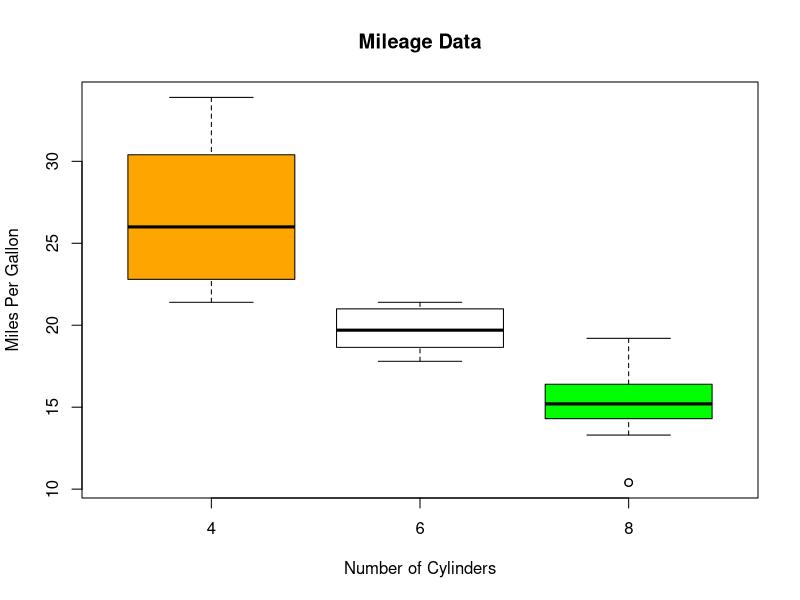

R code for this plot:
#Avinash Singh 2011MC04
#Question 4
#Box Plot
#Using the mtcars dataset
input <- mtcars[c('mpg', 'cyl')] 
print((input))
# Plot the chart. 
boxplot(mpg ~ cyl, data = mtcars, xlab = "Number of Cylinders", ylab = "Miles Per Gallon", main = "Mileage Data" ,col=c("orange","white","Green")) 
